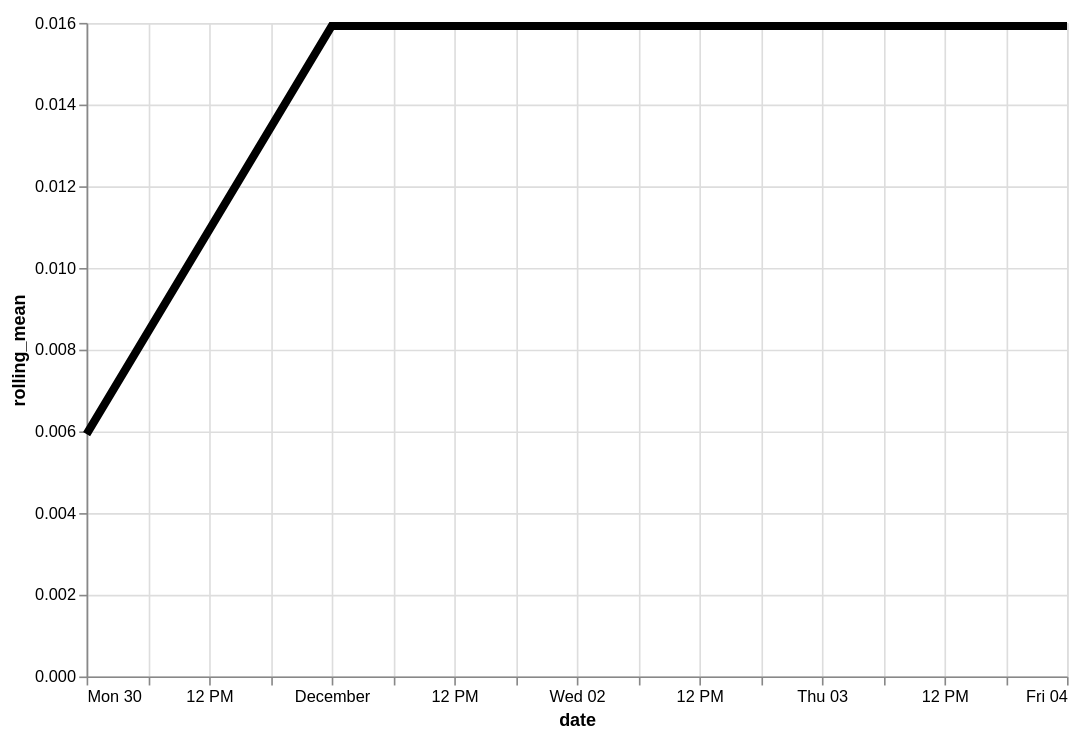

Specify this chart in Vega-Lite:
### Vega-Lite specification from a JSON file in a GitHub repository (floating-point values rounded to 4 significant figures)
{"config": {"view": {"continuousWidth": 400, "continuousHeight": 300}}, "data": {"name": "data-c923d4bebf7c952ec3530287c0df8247"}, "mark": {"type": "line", "color": "black", "size": 5}, "encoding": {"x": {"type": "temporal", "field": "date"}, "y": {"type": "quantitative", "field": "rolling_mean"}}, "height": 400, "transform": [{"window": [{"op": "mean", "field": "residual", "as": "rolling_mean"}], "frame": [-4, 3]}], "width": 600, "$schema": "https://vega.github.io/schema/vega-lite/v4.8.1.json", "datasets": {"data-c923d4bebf7c952ec3530287c0df8247": [{"date": "2020-11-30", "residual": 0.05754}, {"date": "2020-12-01", "residual": -0.02709}, {"date": "2020-12-02", "residual": 0.0114}, {"date": "2020-12-03", "residual": -0.01813}, {"date": "2020-12-04", "residual": 0.0559}]}}
